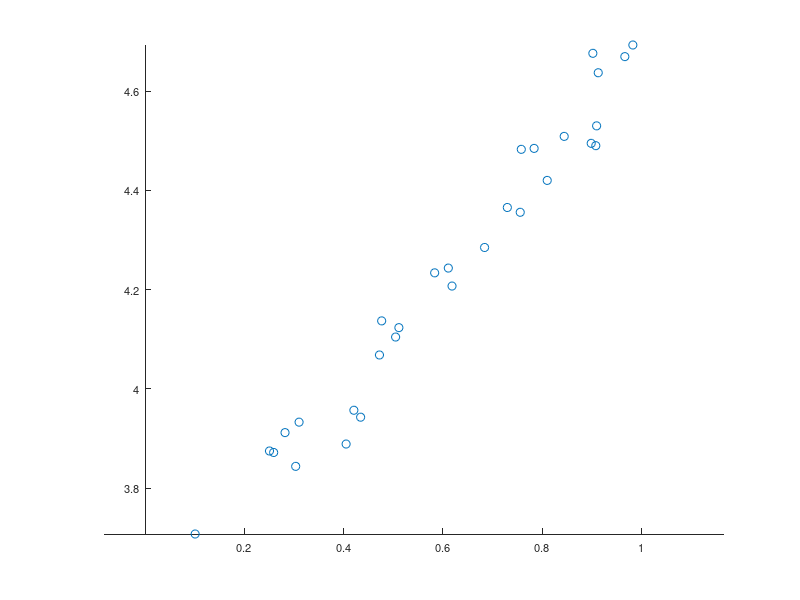
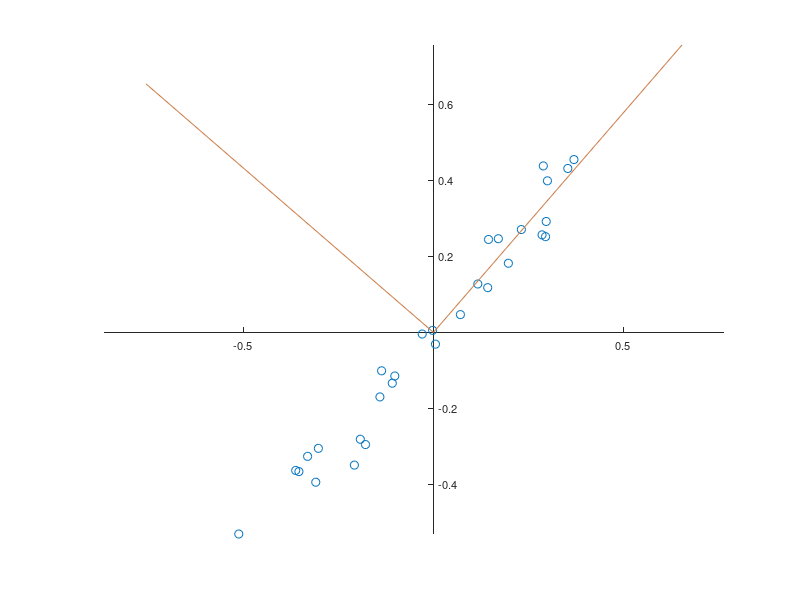
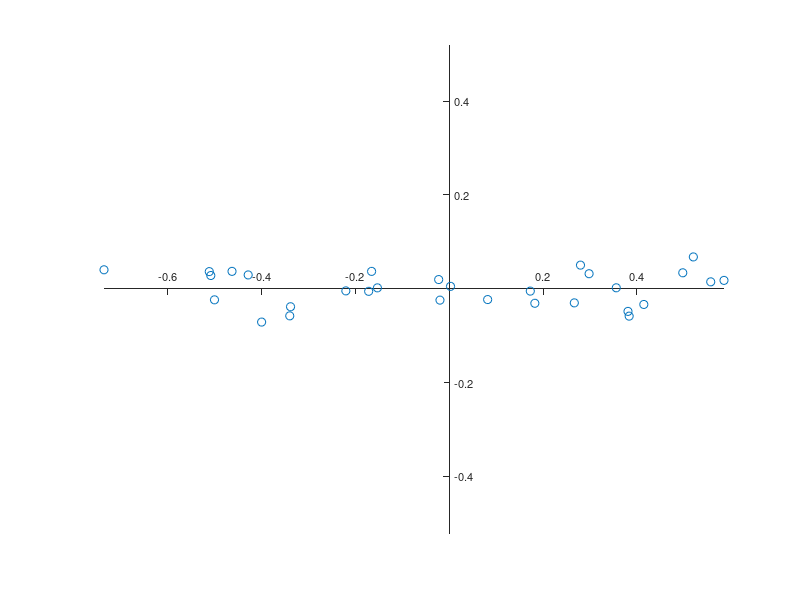

Recreate these plots in MATLAB, in order.
clear, clc, close all

rng(0)
data(:,1) = rand(30,1);
data(:,2) = 3.4 + 1.2 * data(:,1);
data(:,2) = data(:,2) + 0.2*rand(size(data(:,1)));
data = sortrows(data,1);

% Original Data

figure
axes('LineWidth',0.6,...
    'FontName','Helvetica',...
    'FontSize',8,...
    'XAxisLocation','Origin',...
    'YAxisLocation','Origin');
line(data(:,1),data(:,2),...
    'LineStyle','None',...
    'Marker','o');
axis equal

data(:,1) = data(:,1)-mean(data(:,1));
data(:,2) = data(:,2)-mean(data(:,2));
data
% The task is to find the unit vector pointing into the direction with the largest variance 
% within the bivariate data set data.

C = cov(data)

[V,D] = eig(C)

% The rotation helps to create new variables which are uncorrelated, 
% i.e. the covariance is zero for all pairs of the new variables. 
% The decorrelation is achieved by diagonalizing the covariance matrix C. 
% Display the data together with the eigenvectors representing the new coordinate system.

figure
axes('LineWidth',0.6,...
    'FontName','Helvetica',...
    'FontSize',8,...
    'XAxisLocation','Origin',...
    'YAxisLocation','Origin');
line(data(:,1),data(:,2),...
    'LineStyle','None',...
    'Marker','o');
line([0 V(1,1)],[0 V(2,1)],...
    'Color',[0.8 0.5 0.3],...
    'LineWidth',0.75);
line([0 V(1,2)],[0 V(2,2)],...
    'Color',[0.8 0.5 0.3],...
    'LineWidth',0.75);
axis equal

norm(V(:,1))
norm(V(:,2))
dot(V(:,1),V(:,2))

% Calculating the data set in the new coordinate system. 
% We need to flip newdata left/right since the second column is the one with the larges eigenvalue.

newdata = V * data';
newdata = newdata';
newdata = fliplr(newdata)

% Display the newdata together with the new coordinate system.

figure
axes('LineWidth',0.6,...
    'FontName','Helvetica',...
    'FontSize',8,...
    'XAxisLocation','Origin',...
    'YAxisLocation','Origin')
line(newdata(:,1),newdata(:,2),...
    'LineStyle','None',...
    'Marker','o');
axis equal

% Do the same experiment using the MATLAB function PCA. We get same values for newdata and variance.

[coeff,newdatapca,latend,tsquared,variance] = pca(data);
newdatapca
variance

% The new data are decorrelated.

corrcoef(newdata)

olddata=(V^-1)*newdata' ;
olddata'